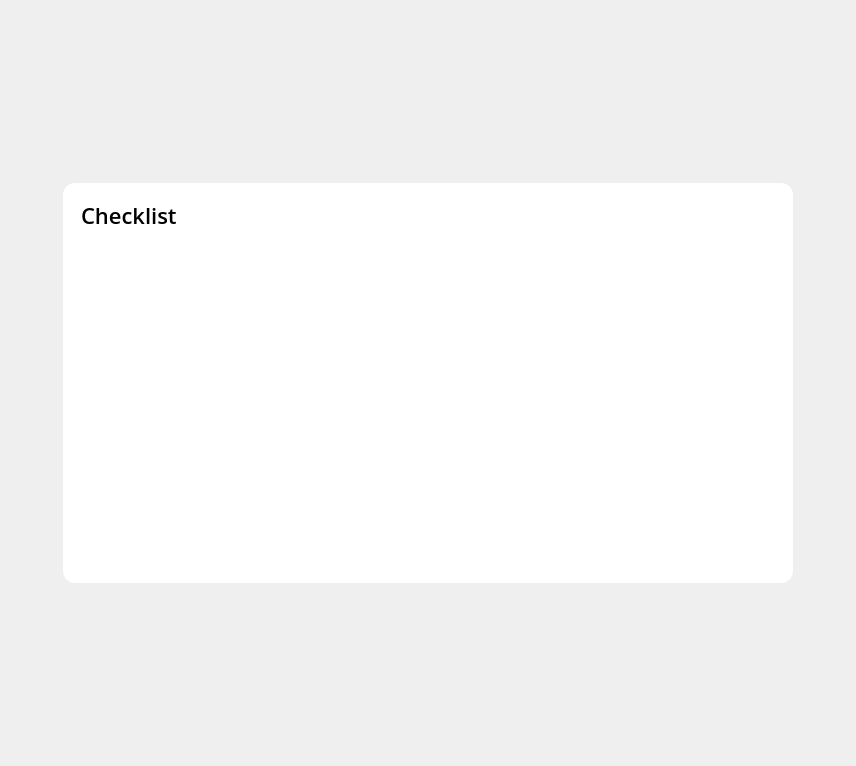
<?xml version="1.0" encoding="UTF-8"?>
<ui version="4.0">
 <class>ChecklistViewDialog</class>
 <widget class="QDialog" name="ChecklistViewDialog">
  <property name="geometry">
   <rect>
    <x>0</x>
    <y>0</y>
    <width>856</width>
    <height>766</height>
   </rect>
  </property>
  <property name="windowTitle">
   <string>Dialog</string>
  </property>
  <layout class="QHBoxLayout" name="horizontalLayout_2">
   <item>
    <widget class="QWidget" name="dialogContainer" native="true">
     <property name="sizePolicy">
      <sizepolicy hsizetype="Fixed" vsizetype="Preferred">
       <horstretch>0</horstretch>
       <verstretch>0</verstretch>
      </sizepolicy>
     </property>
     <property name="minimumSize">
      <size>
       <width>730</width>
       <height>400</height>
      </size>
     </property>
     <property name="maximumSize">
      <size>
       <width>730</width>
       <height>400</height>
      </size>
     </property>
     <property name="styleSheet">
      <string notr="true">#dialogContainer {
	background-color: white;
	border-radius: 12px;
	border: none;
}

#bodyContainer {
	border-bottom-left-radius: 12px;
	border-bottom-right-radius: 12px;
}


QLabel {
	color: #1A1A1A;
	font-family: Open Sans;
	font-weight: 600;
	font-size: 16px;
	line-height: 24px;
	letter-spacing: 0%;
}

QScrollArea {
	border: none;
}

#container {
	background: white;
}

QTextEdit {
	color: #1A1A1A;
	background: white;
	font-family: Open Sans;
	font-weight: 400;
	font-size: 16px;
	line-height: 24px;
	letter-spacing: 0%;
	border-radius: 8px;
	border: 1px solid #CCCCCC;
	padding-left: 12px;
	padding-right: 12px;
}

QScrollBar {
    background: transparent;
}

QScrollBar:vertical {
    width: 6px;
    background: transparent;
}
QScrollBar::handle:vertical {
    background: #4B286D;
    border-radius: 3px;
}
QScrollBar::add-line:vertical,
QScrollBar::sub-line:vertical {
    height: 0;
}

#cancelButton {
	color: #1A1A1A;
	font-family: Open Sans;
	font-weight: 500;
	font-size: 18px;
	line-height: 24px;
	letter-spacing: 0%;
	border-radius: 8px;
	border: 1.5px solid #1A1A1A
}

#saveButton {
    background-color: #FBAE17;
	color: white;
	font-family: Open Sans;
	font-weight: 500;
	font-size: 18px;
	line-height: 24px;
	letter-spacing: 0%;
	border-radius: 8px;
}</string>
     </property>
     <layout class="QVBoxLayout" name="verticalLayout_2">
      <property name="spacing">
       <number>0</number>
      </property>
      <property name="leftMargin">
       <number>0</number>
      </property>
      <property name="topMargin">
       <number>0</number>
      </property>
      <property name="rightMargin">
       <number>0</number>
      </property>
      <property name="bottomMargin">
       <number>0</number>
      </property>
      <item>
       <widget class="QWidget" name="titleBar" native="true">
        <property name="minimumSize">
         <size>
          <width>0</width>
          <height>64</height>
         </size>
        </property>
        <property name="maximumSize">
         <size>
          <width>16777215</width>
          <height>64</height>
         </size>
        </property>
        <property name="styleSheet">
         <string notr="true">background-color: rgba(255, 255, 255, 0);</string>
        </property>
        <layout class="QHBoxLayout" name="horizontalLayout">
         <property name="spacing">
          <number>18</number>
         </property>
         <property name="leftMargin">
          <number>18</number>
         </property>
         <property name="topMargin">
          <number>16</number>
         </property>
         <property name="rightMargin">
          <number>18</number>
         </property>
         <property name="bottomMargin">
          <number>16</number>
         </property>
         <item>
          <widget class="QLabel" name="dialogTitle">
           <property name="styleSheet">
            <string notr="true">font-family: Open Sans;
font-size: 22px;
font-weight: 500;
color: black;
line-height: 30px;
letter-spacing: 0%;
</string>
           </property>
           <property name="text">
            <string>Checklist</string>
           </property>
          </widget>
         </item>
         <item>
          <widget class="QToolButton" name="closeButton">
           <property name="minimumSize">
            <size>
             <width>32</width>
             <height>32</height>
            </size>
           </property>
           <property name="maximumSize">
            <size>
             <width>32</width>
             <height>32</height>
            </size>
           </property>
           <property name="text">
            <string/>
           </property>
           <property name="icon">
            <iconset resource="../../../../../Resources/Resources.qrc">
             <normaloff>:/images/Project/cross-icon.svg</normaloff>:/images/Project/cross-icon.svg</iconset>
           </property>
           <property name="iconSize">
            <size>
             <width>32</width>
             <height>32</height>
            </size>
           </property>
           <property name="autoRaise">
            <bool>true</bool>
           </property>
          </widget>
         </item>
        </layout>
       </widget>
      </item>
      <item>
       <widget class="QWidget" name="bodyContainer" native="true">
        <layout class="QVBoxLayout" name="verticalLayout">
         <property name="spacing">
          <number>18</number>
         </property>
         <property name="leftMargin">
          <number>18</number>
         </property>
         <property name="topMargin">
          <number>18</number>
         </property>
         <property name="rightMargin">
          <number>18</number>
         </property>
         <property name="bottomMargin">
          <number>18</number>
         </property>
         <item>
          <widget class="QScrollArea" name="scrollArea">
           <property name="sizePolicy">
            <sizepolicy hsizetype="Expanding" vsizetype="Minimum">
             <horstretch>0</horstretch>
             <verstretch>0</verstretch>
            </sizepolicy>
           </property>
           <property name="minimumSize">
            <size>
             <width>0</width>
             <height>0</height>
            </size>
           </property>
           <property name="maximumSize">
            <size>
             <width>16777215</width>
             <height>644</height>
            </size>
           </property>
           <property name="widgetResizable">
            <bool>true</bool>
           </property>
           <widget class="QWidget" name="container">
            <property name="geometry">
             <rect>
              <x>0</x>
              <y>0</y>
              <width>694</width>
              <height>300</height>
             </rect>
            </property>
            <property name="sizePolicy">
             <sizepolicy hsizetype="Preferred" vsizetype="Minimum">
              <horstretch>0</horstretch>
              <verstretch>0</verstretch>
             </sizepolicy>
            </property>
            <property name="maximumSize">
             <size>
              <width>16777215</width>
              <height>16777215</height>
             </size>
            </property>
           </widget>
          </widget>
         </item>
        </layout>
       </widget>
      </item>
     </layout>
    </widget>
   </item>
  </layout>
 </widget>
 <resources>
  <include location="../../../../../Resources/Resources.qrc"/>
 </resources>
 <connections/>
</ui>
